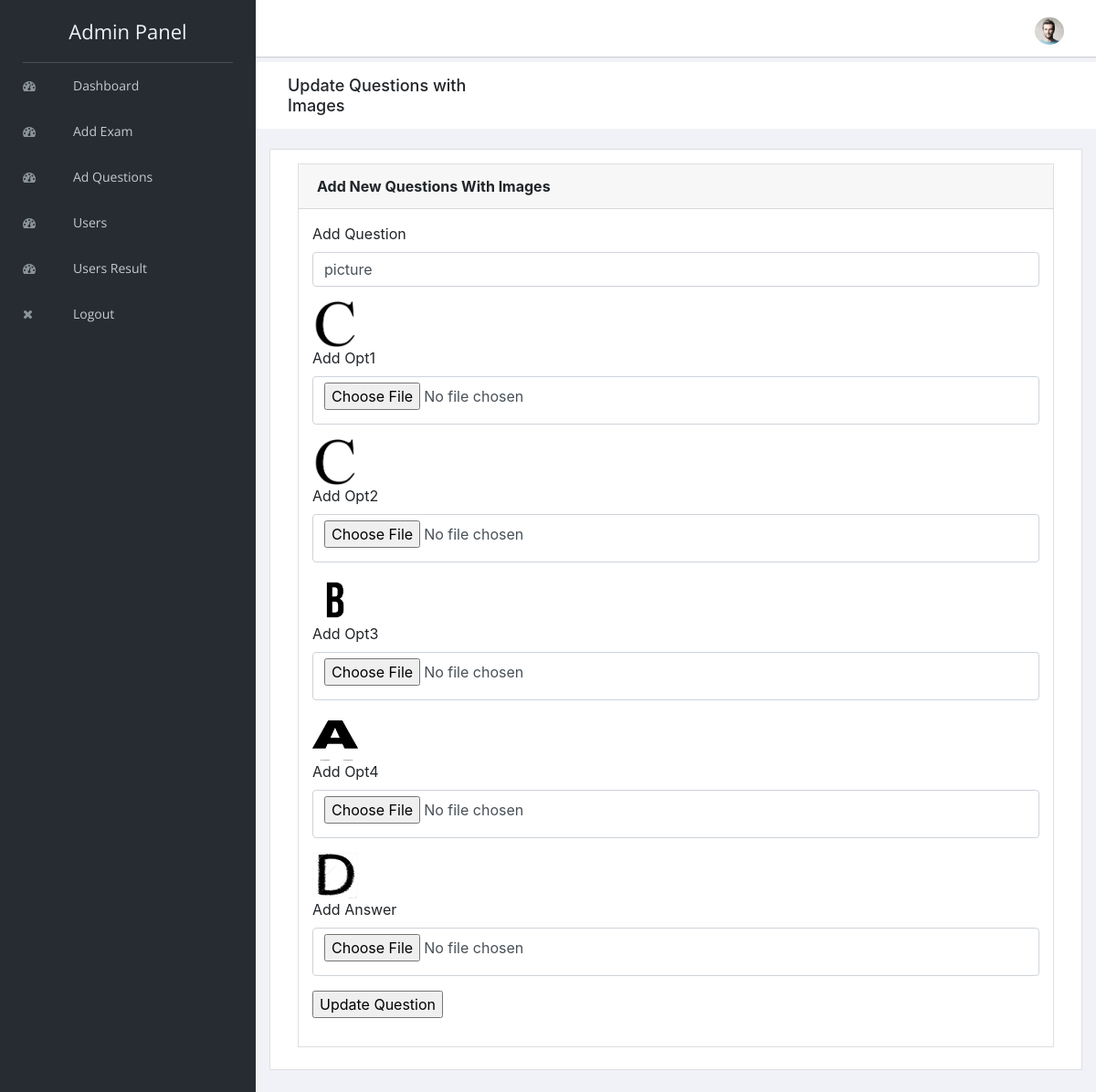
The page /admin/edit_option_images.php?id=35&id1=12 (signed in) on the database its author committed.
### tables this page shows
CREATE TABLE `questions` (
  `id` int(10) NOT NULL,
  `question_no` varchar(5) NOT NULL,
  `question` varchar(500) NOT NULL,
  `opt1` varchar(100) NOT NULL,
  `opt2` varchar(100) NOT NULL,
  `opt3` varchar(100) NOT NULL,
  `opt4` varchar(100) NOT NULL,
  `answer` varchar(100) NOT NULL,
  `category` varchar(100) NOT NULL
);

### admin/edit_option_images.php (the view, shortened to what this page needs)
<?php
include"header.php";
include"../connections.php";
    ?>
    <?php
$id=$_GET["id"];
$question="";
$Opt1="";
$Opt2="";
$Opt3="";
$Opt4="";
$Answer="";
$res=mysqli_query($link,"select * from questions where id=$id");
while($row=mysqli_fetch_array($res))
{
    $question=$row["question"];
    $Opt1=$row["opt1"];
    $Opt2=$row["opt2"];
    $Opt3=$row["opt3"];
    $Opt4=$row["opt4"];
    $Answer=$row["answer"];
}
?>
<div class="breadcrumbs">
            <div class="col-sm-4">
                <div class="page-header float-left">
                    <div class="page-title">
                        <h1>Update Questions with Images</h1>
                    </div>
                </div>
            </div>
        </div>
        <div class="content mt-3">
            <div class="animated fadeIn">
                <div class="row">
                    <div class="col-lg-12">
                        <div class="card">
                            <form name="form1" action="" method="post" enctype="multipart/form-data">
                            <div class="card-body">
                                <div class="col-lg-12">
                        <div class="card">
                            <div class="card-header"><strong>
                            Add New Questions With Images</strong>
                        </div>
                                <div class="card-body card-block">
                                <div class="form-group"><label for="company" class=" form-control-label">Add Question</label><input type="text"  placeholder="Add Question" class="form-control" name="fquestion" value="<?php echo $question; ?>"></div>
                                <div class="form-group">
                                    <img src="<?php echo $Opt1;?>" height="50" width="50"><br>
                                    <label for="company" class=" form-control-label"> Add Opt1</label><input type="file"   class="form-control" name="fOpt1" style="padding-bottom: 45px;"></div>
                                <div class="form-group"><img src="<?php echo $Opt2;?>" height="50" width="50"><br><label for="company" class=" form-control-label"> Add Opt2</label><input type="file"   class="form-control" name="fOpt2" style="padding-bottom: 45px;"></div>
                                <div class="form-group"><img src="<?php echo $Opt3;?>" height="50" width="50"><br><label for="company" class=" form-control-label"> Add Opt3</label><input type="file"   class="form-control" name="fOpt3" style="padding-bottom: 45px;"></div>
                                <div class="form-group"><img src="<?php echo $Opt4;?>" height="50" width="50"><br><label for="company" class=" form-control-label"> Add Opt4</label><input type="file"  class="form-control" name="fOpt4" style="padding-bottom: 45px;"></div>
                                <div class="form-group"><img src="<?php echo $Answer;?>" height="50" width="50"><br><label for="company" class=" form-control-label"> Add Answer</label><input type="file"   class="form-control" name="fAnswer" style="padding-bottom: 45px;"></div>
                                <div class="form-group">
                                            <input type="submit" name="submit2" value="Update Question" class="btn-btn-success">
                                                </div>
                                            </div>
                               </div>
                            </div>
                            </div>
                        </form>
                        </div>
                    </div>
                    </div>
                </div>
            </div>

### rows shown on the page
questions: fquestion "picture", opt1 (picture), opt2 (picture), opt3 (picture), opt4 (picture), answer (picture)
